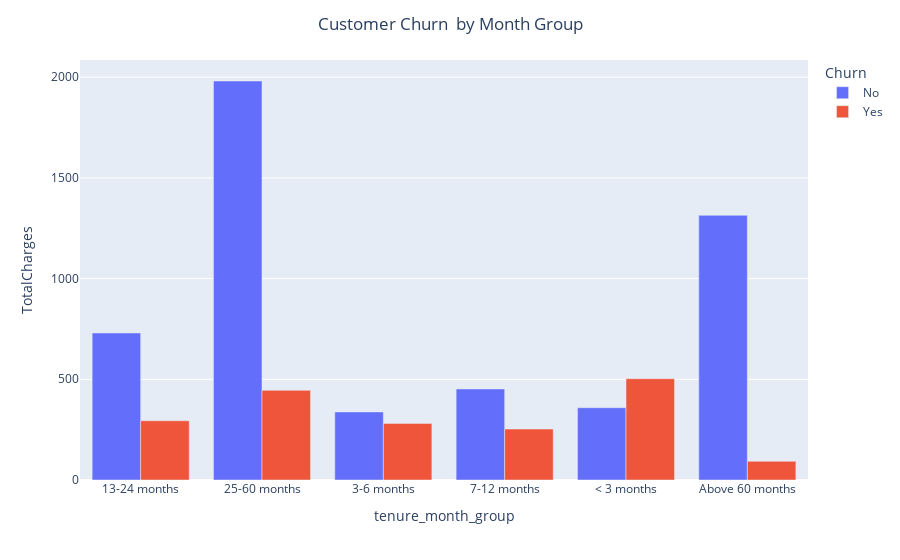

Write notebook code for a chart like this one.
### Code cell
df_months=df.groupby(by =['tenure_month_group','Churn'])['TotalCharges'].count().to_frame().reset_index()



fig = px.bar(df_months, x='tenure_month_group', y='TotalCharges',color="Churn",barmode="group",
             
             )
fig.update_layout(title_text='Customer Churn  by Month Group',title_x=0.5)
fig.show()

### Figure 1 — Plotly figure (JSON) as saved in the notebook; plotly's stock layout.template omitted (floating-point values rounded to 4 significant figures)
{"data": [{"alignmentgroup": "True", "hovertemplate": "Churn=No<br>tenure_month_group=%{x}<br>TotalCharges=%{y}<extra></extra>", "legendgroup": "No", "marker": {"color": "#636efa", "pattern": {"shape": ""}}, "name": "No", "offsetgroup": "No", "orientation": "v", "showlegend": true, "textposition": "auto", "type": "bar", "x": ["13-24 months", "25-60 months", "3-6 months", "7-12 months", "< 3 months", "Above 60 months"], "xaxis": "x", "y": [730, 1981, 338, 452, 359, 1314], "yaxis": "y"}, {"alignmentgroup": "True", "hovertemplate": "Churn=Yes<br>tenure_month_group=%{x}<br>TotalCharges=%{y}<extra></extra>", "legendgroup": "Yes", "marker": {"color": "#EF553B", "pattern": {"shape": ""}}, "name": "Yes", "offsetgroup": "Yes", "orientation": "v", "showlegend": true, "textposition": "auto", "type": "bar", "x": ["13-24 months", "25-60 months", "3-6 months", "7-12 months", "< 3 months", "Above 60 months"], "xaxis": "x", "y": [294, 445, 281, 253, 503, 93], "yaxis": "y"}], "layout": {"barmode": "group", "legend": {"title": {"text": "Churn"}, "tracegroupgap": 0}, "margin": {"t": 60}, "title": {"text": "Customer Churn  by Month Group", "x": 0.5}, "xaxis": {"anchor": "y", "domain": [0, 1], "title": {"text": "tenure_month_group"}}, "yaxis": {"anchor": "x", "domain": [0, 1], "title": {"text": "TotalCharges"}}}}
